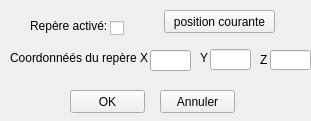
<?xml version="1.0" encoding="UTF-8"?>
<ui version="4.0">
 <class>Systeme_de_coordonnees</class>
 <widget class="QWidget" name="Systeme_de_coordonnees">
  <property name="geometry">
   <rect>
    <x>0</x>
    <y>0</y>
    <width>311</width>
    <height>121</height>
   </rect>
  </property>
  <property name="minimumSize">
   <size>
    <width>311</width>
    <height>121</height>
   </size>
  </property>
  <property name="maximumSize">
   <size>
    <width>311</width>
    <height>121</height>
   </size>
  </property>
  <property name="windowTitle">
   <string>Système de coordonnées</string>
  </property>
  <widget class="QLabel" name="label">
   <property name="geometry">
    <rect>
     <x>10</x>
     <y>50</y>
     <width>131</width>
     <height>16</height>
    </rect>
   </property>
   <property name="text">
    <string>Coordonnéés du repère</string>
   </property>
  </widget>
  <widget class="QLineEdit" name="lineEditX">
   <property name="geometry">
    <rect>
     <x>150</x>
     <y>50</y>
     <width>41</width>
     <height>21</height>
    </rect>
   </property>
   <property name="maxLength">
    <number>5</number>
   </property>
   <property name="echoMode">
    <enum>QLineEdit::Normal</enum>
   </property>
  </widget>
  <widget class="QLabel" name="label_2">
   <property name="geometry">
    <rect>
     <x>30</x>
     <y>10</y>
     <width>81</width>
     <height>31</height>
    </rect>
   </property>
   <property name="text">
    <string>Repère activé:</string>
   </property>
  </widget>
  <widget class="QCheckBox" name="checkBoxRepereActif">
   <property name="geometry">
    <rect>
     <x>110</x>
     <y>20</y>
     <width>32</width>
     <height>17</height>
    </rect>
   </property>
   <property name="minimumSize">
    <size>
     <width>32</width>
     <height>17</height>
    </size>
   </property>
   <property name="maximumSize">
    <size>
     <width>32</width>
     <height>17</height>
    </size>
   </property>
   <property name="text">
    <string/>
   </property>
   <property name="checked">
    <bool>false</bool>
   </property>
  </widget>
  <widget class="QLineEdit" name="lineEditY">
   <property name="geometry">
    <rect>
     <x>210</x>
     <y>49</y>
     <width>41</width>
     <height>21</height>
    </rect>
   </property>
   <property name="maxLength">
    <number>5</number>
   </property>
   <property name="echoMode">
    <enum>QLineEdit::Normal</enum>
   </property>
  </widget>
  <widget class="QLineEdit" name="lineEditZ">
   <property name="geometry">
    <rect>
     <x>270</x>
     <y>50</y>
     <width>41</width>
     <height>20</height>
    </rect>
   </property>
   <property name="maxLength">
    <number>5</number>
   </property>
   <property name="echoMode">
    <enum>QLineEdit::Normal</enum>
   </property>
  </widget>
  <widget class="QLabel" name="label_3">
   <property name="geometry">
    <rect>
     <x>140</x>
     <y>50</y>
     <width>16</width>
     <height>16</height>
    </rect>
   </property>
   <property name="text">
    <string>X</string>
   </property>
  </widget>
  <widget class="QLabel" name="label_4">
   <property name="geometry">
    <rect>
     <x>200</x>
     <y>50</y>
     <width>16</width>
     <height>16</height>
    </rect>
   </property>
   <property name="text">
    <string>Y</string>
   </property>
  </widget>
  <widget class="QLabel" name="label_5">
   <property name="geometry">
    <rect>
     <x>260</x>
     <y>50</y>
     <width>16</width>
     <height>20</height>
    </rect>
   </property>
   <property name="text">
    <string>Z</string>
   </property>
  </widget>
  <widget class="QPushButton" name="pushButtonOK">
   <property name="geometry">
    <rect>
     <x>70</x>
     <y>90</y>
     <width>75</width>
     <height>23</height>
    </rect>
   </property>
   <property name="text">
    <string>OK</string>
   </property>
  </widget>
  <widget class="QPushButton" name="pushButtonAnnuler">
   <property name="geometry">
    <rect>
     <x>160</x>
     <y>90</y>
     <width>75</width>
     <height>23</height>
    </rect>
   </property>
   <property name="text">
    <string>Annuler</string>
   </property>
  </widget>
  <widget class="QPushButton" name="pushButton">
   <property name="geometry">
    <rect>
     <x>164</x>
     <y>10</y>
     <width>111</width>
     <height>23</height>
    </rect>
   </property>
   <property name="text">
    <string>position courante</string>
   </property>
  </widget>
 </widget>
 <resources/>
 <connections/>
</ui>
